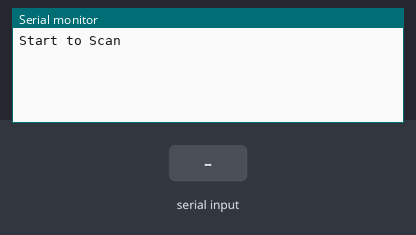
Simulated run of this sketch. Board: Arduino Mega 2560, built with avr-gcc and run on an emulated ATmega2560. Parts: the last lines printed to the serial monitor. The test bench sets the inputs (shaded band).

Above: at 1.2 s.
1.3 s: "1" received over the second serial link
At 2.7 s:
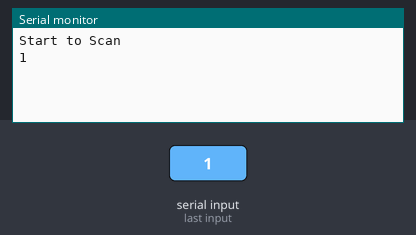
3.8 s: "0" received over the second serial link
At 5.2 s:
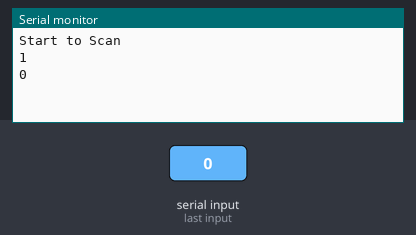
5.3 s: "2" received over the second serial link
At 6.9 s:
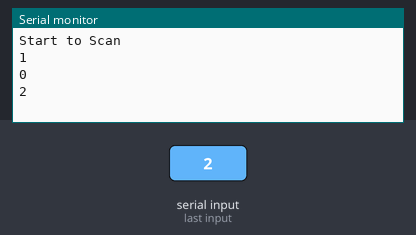

The sketch:

sketch_jan21a.ino
```cpp
#include <Arduino.h>
#include <wiring_private.h>


String inputString = "";
boolean stringComplete = false ;
int counter = 0;
unsigned long ms_str=0;

void setup(){
  Serial.begin(9600);
  Serial3.begin(9600);
  Serial.println("Start to Scan");
}
void loop(){
   serialScanerEvent();
   if(stringComplete){
    Serial.println(inputString);
    //initial the value
    inputString = "";
    stringComplete = false ;
    counter = 0 ;
   }
}
void serialScanerEvent(){
   if (Serial3.available()>0){

    char x = (char)Serial3.read();
    inputString +=x;
    counter++;
    ms_str = millis();
  }
  else{
    if(millis() - ms_str>1000 && counter>0){
      stringComplete = true;
    }
  }


}
```

Measured:
- after the input at 1.3 s, the serial monitor: prints a new line after 1.0 s (image 1)
- after the input at 3.8 s, the serial monitor: prints a new line after 1.0 s (image 2)
- after the input at 5.3 s, the serial monitor: prints a new line after 1.0 s (image 3)
